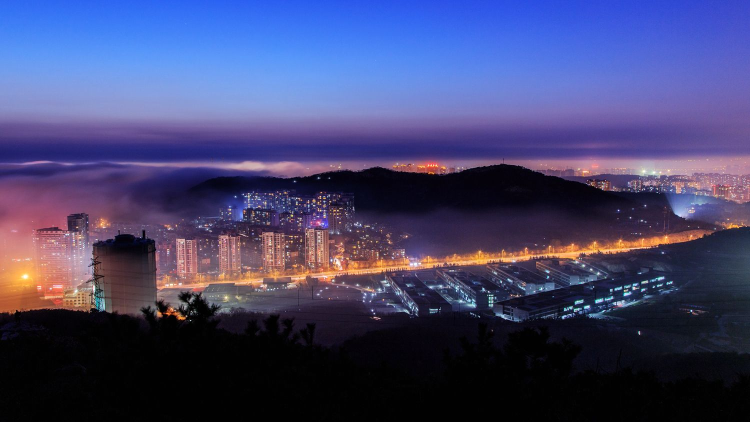
//> input picture Debug/test.jpg, 1500 x 844 px (shown at 1/2 size)
$ ./main_img   (built with g++ and OpenCV 4)
//> lines starting //> are read from the running program, lines starting //| are printed output that depends on the picture
### DeHazeBaseonContrastEnhance/DeHaze.h
#ifndef __DEHAZE_BASED_ON_CONTRAST_ENHANCE_H__
#define __DEHAZE_BASED_ON_CONTRAST_ENHANCE_H__

#include <opencv2/opencv.hpp>
#include <vector>

//接口:利用优化对比度算法进行静态图像去雾
void DeHazeBaseonContrastEnhance(cv::Mat& srcImg, cv::Mat& dstImg, cv::Size& transBlockSize, float fLambda, int guidedRadius, double eps, float fGamma = 1);

//估计图像大气光值
void EstimateAirlight(cv::Mat& srcImage, cv::Size& minSize, std::vector<float>& vAtom);

//估计粗透射率
void EstimateTransmission(cv::Mat& srcImage, cv::Mat& transmission, cv::Size& transBlockSize, float costLambda, std::vector<float>& vAtom);

//细化透射率
void RefiningTransmission(cv::Mat& transmission, cv::Mat& srcImage, cv::Mat& refinedTransmission, int r, double eps);

//重建图像
void RestoreImage(cv::Mat& srcImage, cv::Mat& transmission, cv::Mat& dstImage, std::vector<float>& vAtom);

//导向滤波
void GuidedFileter(cv::Mat& guidedImage, cv::Mat& inputImage, cv::Mat& outPutImage, int r, double eps);

//gamma校正
void GammaTransform(cv::Mat &image, cv::Mat &dist, double gamma);

#endif

### DeHazeBaseonContrastEnhance/DeHaze.cpp
#include "DeHaze.h"

//估计图像大气光值
void EstimateAirlight(cv::Mat& srcImage, cv::Size& minSize, std::vector<float>& vAtom);

//估计粗透射率
void EstimateTransmission(cv::Mat& srcImage, cv::Mat& transmission, cv::Size& transBlockSize, float costLambda, std::vector<float>& vAtom);

//细化透射率
void RefiningTransmission(cv::Mat& transmission, cv::Mat& srcImage, cv::Mat& refinedTransmission, int r, double eps);

//重建图像
void RestoreImage(cv::Mat& srcImage, cv::Mat& transmission, cv::Mat& dstImage, std::vector<float>& vAtom);

//导向滤波
void GuidedFilter(cv::Mat& guidedImage, cv::Mat& inputImage, cv::Mat& outPutImage, int filterSize, double eps);

void FastGuidedFilter(cv::Mat& srcImage, cv::Mat& guidedImage, cv::Mat& outputImage, int filterSize, double eps, int samplingRate);

//gamma校正
void GammaTransform(cv::Mat &image, cv::Mat &dist, double gamma);

void DeHazeBaseonContrastEnhance(cv::Mat& srcImg, cv::Mat& dstImg, cv::Size& transBlockSize, float fLambda, int guidedRadius, double eps, float fGamma /*= 1*/)
{
	try
	{
		if (srcImg.data == nullptr || srcImg.empty() || transBlockSize.width <= 0 || transBlockSize.height <= 0 || fLambda <= 0 || guidedRadius <= 0)
		{
			throw "error:Input params error.";
		}
		std::vector<float> vAtom;
		cv::Mat transmission;
		if (srcImg.channels() == 3)
		{
			vAtom.push_back(255);
			vAtom.push_back(255);
			vAtom.push_back(255);
		}
		else
		{
			vAtom.push_back(255);
		}
		EstimateAirlight(srcImg, cv::Size(20, 20), vAtom);
		EstimateTransmission(srcImg, transmission, transBlockSize, fLambda, vAtom);
		RefiningTransmission(transmission, srcImg, transmission, guidedRadius, eps);
		RestoreImage(srcImg, transmission, dstImg, vAtom);
		GammaTransform(dstImg, dstImg, fGamma);
	}
	catch (cv::Exception& e)
	{
		throw e;
	}
	catch (std::exception& e)
	{
		throw e;
	}
}

void EstimateAirlight(cv::Mat& srcImage, cv::Size& minSize, std::vector<float>& vAtom)
{
	try
	{
		if (minSize.height <= 0 || minSize.width <= 0)
		{
			throw "params error";
		}
		if ((srcImage.channels() == 3 && vAtom.size() != 3) || (srcImage.channels() != 3 && vAtom.size() == 3))
		{
			throw "params error";
		}
		cv::Mat holeImage = srcImage;
		int width = holeImage.cols;
		int height = holeImage.rows;
		while (width*height > minSize.height*minSize.width)
		{
			std::vector<cv::Mat> fourSection;
			cv::Mat ulImage = holeImage(cv::Rect(0, 0, int(width / 2), int(height / 2)));
			cv::Mat urImage = holeImage(cv::Rect(int(width / 2), 0, width - int(width / 2), int(height / 2)));
			cv::Mat brImage = holeImage(cv::Rect(int(width / 2), int(height / 2), width - int(width / 2), height - int(height / 2)));
			cv::Mat blImage = holeImage(cv::Rect(0, int(height / 2), int(width / 2), height - int(height / 2)));
			fourSection.push_back(ulImage);
			fourSection.push_back(urImage);
			fourSection.push_back(brImage);
			fourSection.push_back(blImage);
			double maxScore = 0;
			double score = 0;

			cv::Mat tempMat;
			for (int i = 0; i < 4; i++)
			{

				cv::Mat meanMat, stdMat;
				cv::meanStdDev(fourSection[i], meanMat, stdMat);
				//分为3通道和单通道
				score = fourSection[i].channels() == 3 ? ((meanMat.at<double>(0, 0) - stdMat.at<double>(0, 0)) + (meanMat.at<double>(1, 0) - stdMat.at<double>(1, 0)) + (meanMat.at<double>(2, 0) - stdMat.at<double>(2, 0))) : (meanMat.at<double>(0, 0) - stdMat.at<double>(0, 0));
				if (score > maxScore)
				{
					maxScore = score;
					holeImage = fourSection[i];
					width = holeImage.cols;
					height = holeImage.rows;
				}
			}
		}

		int nDistance = 0;
		int nMinDistance = 65536;
		for (int nY = 0; nY < height; nY++)
		{
			cv::Vec3b* data = nullptr;
			uchar* udata = nullptr;
			if (holeImage.channels() == 3)
			{
				data = holeImage.ptr<cv::Vec3b>(nY);
			}
			else
			{
				udata = holeImage.ptr<uchar>(nY);
			}

			for (int nX = 0; nX < width; nX++)
			{
				if (holeImage.channels() == 3)
				{

					nDistance = int(sqrt(float(255 - data[nX][0])*float(255 - (uchar)data[nX][0])
						+ float(255 - (uchar)data[nX][1])*float(255 - (uchar)data[nX][1])
						+ float(255 - (uchar)data[nX][2])*float(255 - (uchar)data[nX][2])));
					if (nMinDistance > nDistance)
					{
						nMinDistance = nDistance;
						vAtom[0] = (uchar)data[nX][0];
						vAtom[1] = (uchar)data[nX][1];
						vAtom[2] = (uchar)data[nX][2];
					}
				}
				else
				{
					nDistance = int(sqrt(float(255 - (uchar)udata[nX])*float(255 - (uchar)udata[nX])));
					if (nMinDistance > nDistance)
					{
						nMinDistance = nDistance;
						vAtom[0] = (uchar)udata[nX];
					}
				}
			}
		}
		//矫正大气光，并非作者代码操作，某些条件下有利于降低去雾后的色偏，但是可能稍微降低去雾效果
		if (srcImage.channels() == 3)
		{
			auto smallest = std::min_element(std::begin(vAtom), std::end(vAtom));
			int idxMin = std::distance(std::begin(vAtom), smallest);
			auto largest = std::max_element(std::begin(vAtom), std::end(vAtom));
			int idxMax = std::distance(std::begin(vAtom), largest);
			if (idxMax + idxMin == 1)
			{
				if (vAtom[idxMax] - vAtom[idxMin] > 11)
				{
					vAtom[idxMin] = ((vAtom[idxMax] + vAtom[2]) / 2);
				}
				if (vAtom[idxMax] - vAtom[2] > 11)
				{
					vAtom[2] = ((vAtom[idxMax] + vAtom[idxMin]) / 2);
				}
			}
			else if ((idxMax + idxMin == 2) && (idxMax != idxMin))
			{
				if (vAtom[idxMax] - vAtom[idxMin] > 11)
				{
					vAtom[idxMin] = ((vAtom[idxMax] + vAtom[1]) / 2);
				}
				if (vAtom[idxMax] - vAtom[1] > 11)
				{
					vAtom[1] = ((vAtom[idxMax] + vAtom[idxMin]) / 2);
				}
			}
			else if (idxMax + idxMin == 3)
			{
				if (vAtom[idxMax] - vAtom[idxMin] > 11)
				{
					vAtom[idxMin] = ((vAtom[idxMax] + vAtom[0]) / 2);
				}
				if (vAtom[idxMax] - vAtom[0] > 11)
				{
					vAtom[0] = ((vAtom[idxMax] + vAtom[idxMin]) / 2);
				}
			}
			vAtom[0] = vAtom[0] * 0.95;
			vAtom[1] = vAtom[1] * 0.95;
			vAtom[2] = vAtom[2] * 0.95;
		}
		else
		{
			vAtom[0] = vAtom[0] * 0.95;
		}
	}
	catch (cv::Exception& e)
	{
		throw e;
	}
	catch (std::exception& e)
	{
		throw e;
	}
}

void ChannelEstimate(cv::Mat& oneChannelImg, int atom, float trans, int& nSLoss, int& nSquaredOuts, int& nOuts)
{
	int nX, nY;
	int nOutPut;
	uchar* data;
	int nTrans = (int)(1.0f / trans*128.0f);
	nSLoss = 0;
	nSquaredOuts = 0;
	nOuts = 0;
	for (nY = 0; nY < oneChannelImg.rows; nY++)
	{
		data = oneChannelImg.ptr<uchar>(nY);
		for (nX = 0; nX < oneChannelImg.cols; nX++)
		{
			nOutPut = ((data[nX] - atom)*nTrans + 128 * atom) >> 7;
			nSquaredOuts += nOutPut*nOutPut;
			nOuts += nOutPut;
			if (nOutPut>0 && nOutPut < 255)
			{
				continue;
			}
			else if (nOutPut > 255)
			{
				nSLoss += (nOutPut - 255)*(nOutPut - 255);
			}
			else if (nOutPut < 0)
			{
				nSLoss += nOutPut*nOutPut;
			}
		}
	}
}

float EstimateBlockTrans(cv::Mat& roiMat, float costLambda, std::vector<float>& vAtom)
{
	int channels = roiMat.channels();
	std::vector<cv::Mat> vSplitChannels;
	for (int i = 0; i < channels; i++)
	{
		vSplitChannels.push_back(cv::Mat(roiMat.rows, roiMat.cols, CV_8UC1));
	}
	cv::split(roiMat, vSplitChannels);
	int nNumofPixels = channels == 3 ? roiMat.cols*roiMat.rows * 3 : roiMat.cols*roiMat.rows;
	int iterCount;
	int channelCount;
	int nSumofSquaredOuts, nSumofOuts, nSumofSLoss;
	float fMean, fCost, fMinCost;
	int nSquaredOuts, nOuts, nSLoss;
	float trans = 0.3;
	float foptTrans;
	for (iterCount = 0; iterCount < 7; iterCount++)
	{
		nSumofSquaredOuts = 0;
		nSumofOuts = 0;
		nSumofSLoss = 0;
		for (channelCount = 0; channelCount < channels; channelCount++)
		{
			ChannelEstimate(vSplitChannels[channelCount], int(vAtom[channelCount]), trans, nSLoss, nSquaredOuts, nOuts);
			nSumofSquaredOuts += nSquaredOuts;
			nSumofOuts += nOuts;
			nSumofSLoss += nSLoss;
		}
		fMean = float(nSumofOuts) / float(nNumofPixels);
		fCost = costLambda * float(nSumofSLoss) / float(nNumofPixels) - (float(nSumofSquaredOuts) / float(nNumofPixels) - fMean*fMean);
		if (iterCount == 0 || fMinCost > fCost)
		{
			fMinCost = fCost;
			foptTrans = trans;
		}
		trans += 0.1f;
	}
	return foptTrans;
}

void EstimateTransmission(cv::Mat& srcImage, cv::Mat& transmission, cv::Size& transBlockSize, float costLambda, std::vector<float>& vAtom)
{
	try
	{
		int startX, startY;
		transmission = cv::Mat(srcImage.rows, srcImage.cols, CV_32FC1, cv::Scalar(0.3));
		float blockTrans;
		cv::Mat roiMat;
		for (startY = 0; startY < srcImage.rows; startY += transBlockSize.height)
		{
			for (startX = 0; startX < srcImage.cols; startX += transBlockSize.width)
			{
				int endX( __min(startX + transBlockSize.width, srcImage.cols) );
				int endY( __min(startY + transBlockSize.height, srcImage.rows) );
				roiMat = srcImage(cv::Rect(startX, startY, endX - startX, endY - startY));
				blockTrans = EstimateBlockTrans(roiMat, costLambda, vAtom);
				transmission(cv::Rect(startX, startY, endX - startX, endY - startY)) = cv::Scalar(blockTrans);
			}
		}
	}
	catch (cv::Exception& e)
	{
		throw e;
	}
	catch (std::exception& e)
	{
		throw e;
	}
}

void RefiningTransmission(cv::Mat& transmission, cv::Mat& srcImage, cv::Mat& refinedTransmission, int r, double eps)
{
	int channels = transmission.channels();
	std::vector<cv::Mat> vInputImage;
	if (channels == 3){ cv::split(transmission, vInputImage); }
	else{ vInputImage.push_back(transmission); }
	channels = srcImage.channels();
	cv::Mat guidedImage;
	if (channels == 3){ cv::cvtColor(srcImage, guidedImage, cv::COLOR_BGR2GRAY); }
	else{ guidedImage = srcImage.clone(); }
	GuidedFilter(vInputImage[0], guidedImage, refinedTransmission, r, eps);
	//FastGuidedFilter(vInputImage[0], guidedImage, refinedTransmission, r, eps, 2.0);
}

void RestoreImage(cv::Mat& srcImage, cv::Mat& transmission, cv::Mat& dstImage, std::vector<float>& vAtom)
{
	cv::Mat inputImage;
	srcImage.convertTo(inputImage, CV_32F);
	cv::Mat trans, transMat;
	transmission.convertTo(trans, CV_32F);
	int srcChannels = srcImage.channels();
	if (srcChannels == 3)
	{
		std::vector<cv::Mat> vTrans;
		vTrans.push_back(trans);
		vTrans.push_back(trans);
		vTrans.push_back(trans);
		cv::merge(vTrans, transMat);
	}
	else
	{
		transMat = trans;
	}
	cv::Mat atomMat = cv::Mat(srcImage.rows, srcImage.cols, srcImage.channels() == 3 ? CV_32FC3 : CV_32FC1, srcImage.channels() == 3 ? cv::Scalar(vAtom[0], vAtom[1], vAtom[2]) : cv::Scalar(vAtom[0]));
	cv::Mat pilotImage = (inputImage - atomMat) / transMat + atomMat;
	pilotImage.convertTo(dstImage, CV_8U);
}

void GuidedFilter(cv::Mat& srcImage, cv::Mat& guidedImage, cv::Mat& outputImage, int filterSize, double eps)
{
	try
	{
		if (srcImage.empty() || guidedImage.empty() || filterSize <= 0 || eps < 0 ||
			srcImage.channels() != 1 || guidedImage.channels() != 1)
		{
			throw "params input error";
		}
		cv::Mat srcImageP, srcImageI, meanP, meanI, meanIP, meanII, varII, alfa, beta;
		srcImage.convertTo(srcImageP, CV_32FC1);
		guidedImage.convertTo(srcImageI, CV_32FC1);
		cv::boxFilter(srcImageP, meanP, CV_32FC1, cv::Size(filterSize, filterSize));
		cv::boxFilter(srcImageI, meanI, CV_32FC1, cv::Size(filterSize, filterSize));
		cv::boxFilter(srcImageI.mul(srcImageP), meanIP, CV_32FC1, cv::Size(filterSize, filterSize));
		cv::boxFilter(srcImageI.mul(srcImageI), meanII, CV_32FC1, cv::Size(filterSize, filterSize));
		varII = meanII - meanI.mul(meanI);
		alfa = (meanIP - meanI.mul(meanP)) / (varII + eps);
		beta = meanP - alfa.mul(meanI);
		cv::boxFilter(alfa, alfa, CV_32FC1, cv::Size(filterSize, filterSize));
		cv::boxFilter(beta, beta, CV_32FC1, cv::Size(filterSize, filterSize));
		outputImage = (alfa.mul(srcImageI) + beta);
	}
	catch (cv::Exception& e)
	{
		throw e;
	}
	catch (std::exception& e)
	{
		throw e;
	}
}

// [41 lines left out: function FastGuidedFilter, not called in this run]

void  GammaTransform(cv::Mat &image, cv::Mat &dist, double gamma)
{

	cv::Mat imageGamma;
	//灰度归一化
	image.convertTo(imageGamma, CV_64F, 1.0 / 255, 0);

	//伽马变换
	cv::pow(imageGamma, gamma, dist);//dist 要与imageGamma有相同的数据类型

	dist.convertTo(dist, CV_8U, 255, 0);
}

### DeHazeBaseonContrastEnhance/main_img.cpp
#include "DeHaze.h"
#pragma comment(lib, "opencv_core2410d.lib")
#pragma comment(lib, "opencv_imgproc2410d.lib")
#pragma comment(lib, "opencv_features2d2410d.lib")
#pragma comment(lib, "opencv_highgui2410d.lib")
int main()
{
	cv::namedWindow("srcImage", cv::WINDOW_AUTOSIZE);
	cv::namedWindow("dstImage", cv::WINDOW_AUTOSIZE);
	cv::Mat dstImage;
	try
	{
		std::string fileName = "test.jpg";
		cv::Mat imInput = cv::imread(fileName, 1);
//> imInput is the input picture: 844 rows x 1500 cols, CV_8UC3; mean B, G, R 111, 68.1, 67.8
		if (imInput.empty() || imInput.data == nullptr)
		{
			throw "File test.jpg not exist.";
		}
		cv::imshow("srcImage", imInput);
		cv::waitKey(10);
		double exec_time = (double)cv::getTickCount();
		DeHazeBaseonContrastEnhance(imInput, dstImage, cv::Size(30, 30), 5.0, imInput.rows > imInput.cols ? (int)imInput.rows / 11 : (int)imInput.cols / 11, 20, 0.85);
//> the loop in EstimateAirlight, `while (width*height > minSize.height*minSize.width)` made 6 passes
//> (score, maxScore, width, height) on passes 1 to 6: (-23.53, 223.3, 750, 422), (184.1, 411, 375, 211), (471.6, 478.6, 188, 106), (496.8, 500.3, 94, 53), (503.5, 510.8, 47, 26), (516.2, 516.2, 23, 13)
//> pass 1, in EstimateAirlight, `cv::Mat blImage = holeImage(cv::Rect(0, int(height / 2), int(width / 2..`:
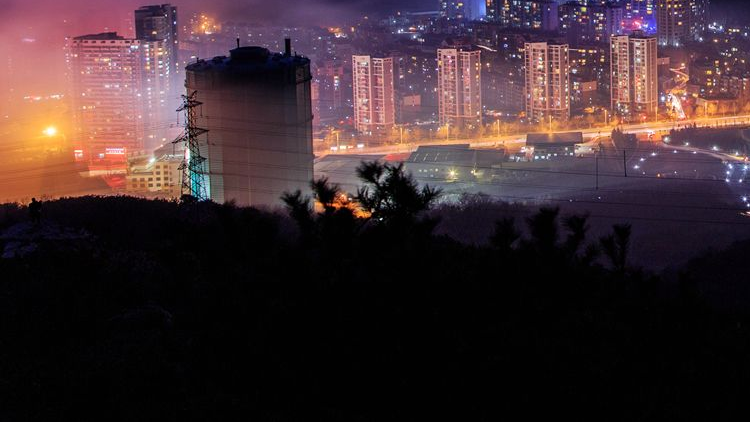
//> blImage: 422 rows x 750 cols, CV_8UC3; mean B, G, R 49.2, 45.2, 63.9
//> after the loop in EstimateAirlight, `while (width*height > minSize.height*minSize.width)`: width = 23; height = 13
//> the loop in EstimateAirlight, `for (int nY = 0; nY < height; nY++)` made 13 passes
//> (nDistance, nMinDistance) on passes 1 to 12: (157, 157), (157, 157), (155, 155), (155, 155), (155, 155), (157, 155), (157, 155), (157, 155), (157, 155), (156, 155), (156, 155), (156, 155)
//> after the loop in EstimateAirlight, `for (int nY = 0; nY < height; nY++)`: nDistance = 156; nMinDistance = 155; vAtom = [228, 163, 132]
//> in EstimateAirlight, `int idxMin = std::distance(std::begin(vAtom), smallest);`: idxMin = 2
//> in EstimateAirlight, `int idxMax = std::distance(std::begin(vAtom), largest);`: idxMax = 0
//> in EstimateAirlight, `vAtom[idxMin] = ((vAtom[idxMax] + vAtom[1]) / 2);`: vAtom = [228, 163, 195.5]
//> in EstimateAirlight, `vAtom[1] = ((vAtom[idxMax] + vAtom[idxMin]) / 2);`: vAtom = [228, 211.8, 195.5]
//> in EstimateAirlight, `vAtom[0] = vAtom[0] * 0.95;`: vAtom = [216.6, 211.8, 195.5]
//> in EstimateAirlight, `vAtom[1] = vAtom[1] * 0.95;`: vAtom = [216.6, 201.2, 195.5]
//> in EstimateAirlight, `vAtom[2] = vAtom[2] * 0.95;`: vAtom = [216.6, 201.2, 185.7]
//> the loop in EstimateTransmission, `for (startY = 0; startY < srcImage.rows; startY += transBlockSize.heig..` made 29 passes
//> blockTrans on passes 1 to 12: 0.6, 0.6, 0.6, 0.5, 0.5, 0.5, 0.5, 0.5, 0.6, 0.6, 0.5, 0.4
//> after the loop in EstimateTransmission, `for (startY = 0; startY < srcImage.rows; startY += transBlockSize.heig..`:
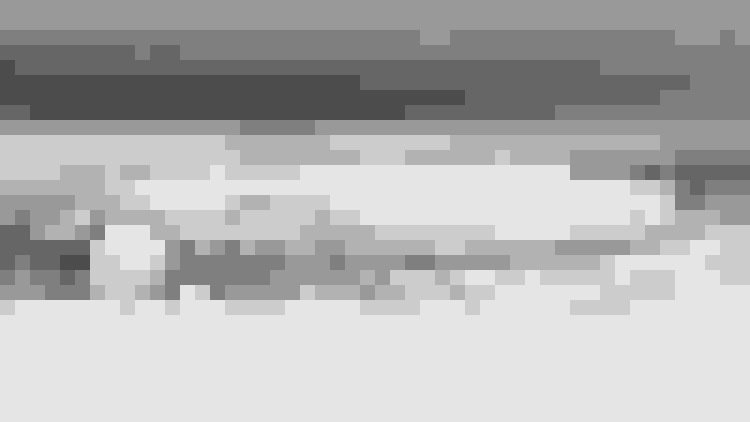
//> transmission: 844 rows x 1500 cols, CV_32FC1 (shown at 1/2 size); min 0.3, max 0.9, mean 0.7
//> after the loop in EstimateTransmission, `for (startY = 0; startY < srcImage.rows; startY += transBlockSize.heig..`: blockTrans = 0.9
//> in GuidedFilter, `cv::boxFilter(alfa, alfa, CV_32FC1, cv::Size(filterSize, filterSize));`:
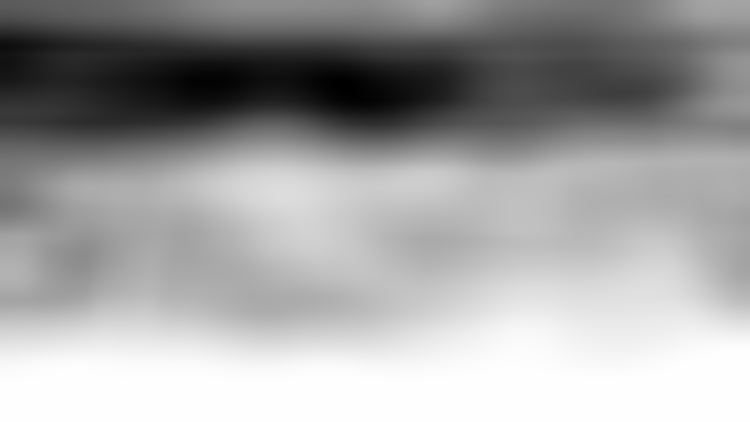
//> alfa: 844 rows x 1500 cols, CV_32FC1 (shown at 1/2 size); min -0.0059, max 4.87e-11, mean -0.00217; drawn with min black and max white
//> in GuidedFilter, `cv::boxFilter(beta, beta, CV_32FC1, cv::Size(filterSize, filterSize));`:
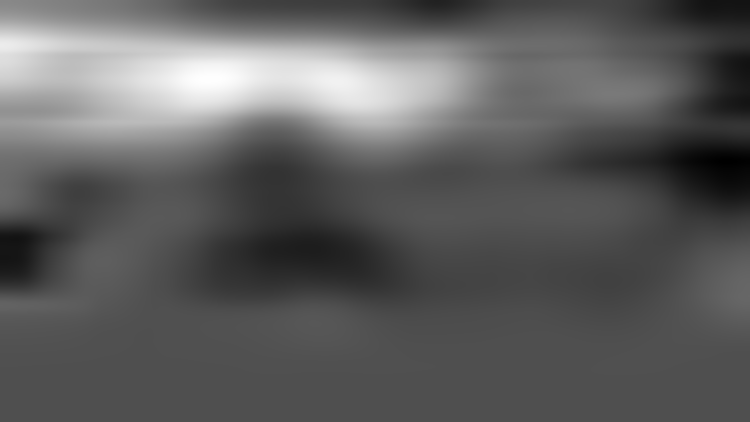
//> beta: 844 rows x 1500 cols, CV_32FC1 (shown at 1/2 size); min 0.738, max 1.26, mean 0.93; drawn with min black and max white
//> in RestoreImage, `cv::Mat atomMat = cv::Mat(srcImage.rows, srcImage.cols, srcImage.chann..`:
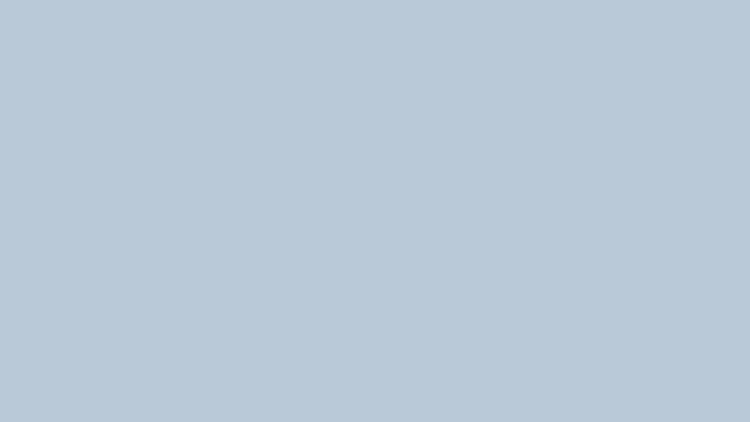
//> atomMat: 844 rows x 1500 cols, CV_32FC3 (shown at 1/2 size); mean B, G, R 220.1, 204, 187.7
//> in RestoreImage, `cv::Mat pilotImage = (inputImage - atomMat) / transMat + atomMat;`:
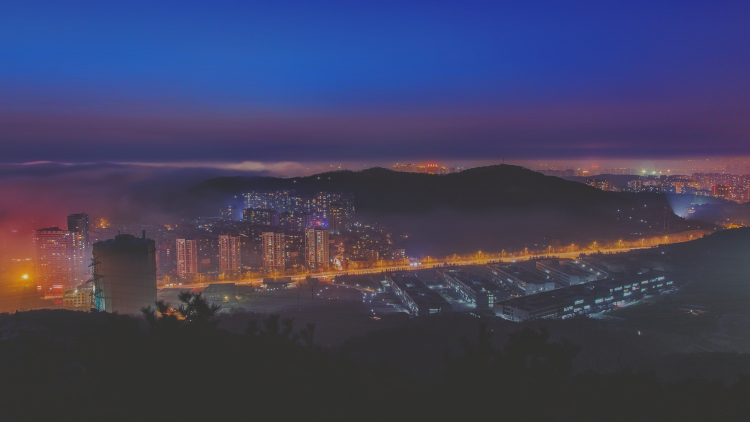
//> pilotImage: 844 rows x 1500 cols, CV_32FC3 (shown at 1/2 size); mean B, G, R 88.9, 18, 20.8; drawn with min black and max white
//> in RestoreImage, `pilotImage.convertTo(dstImage, CV_8U);`:
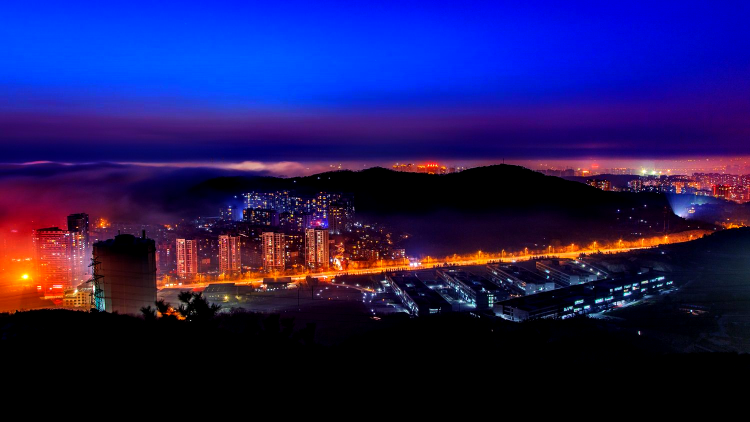
//> dstImage: 844 rows x 1500 cols, CV_8UC3 (shown at 1/2 size); mean B, G, R 91.7, 23.9, 31.7
		exec_time = ((double)cv::getTickCount() - exec_time)*1000. / cv::getTickFrequency();

		std::cout << exec_time/1000.0 << std::endl;
	}
	catch (cv::Exception& e)
	{
		std::cout << e.what() << std::endl;
	}
	catch (std::exception& e)
	{
		std::cout << e.what() << std::endl;
	}
	cv::imshow("dstImage", dstImage);
	cv::waitKey(0);

	return 0;
}
